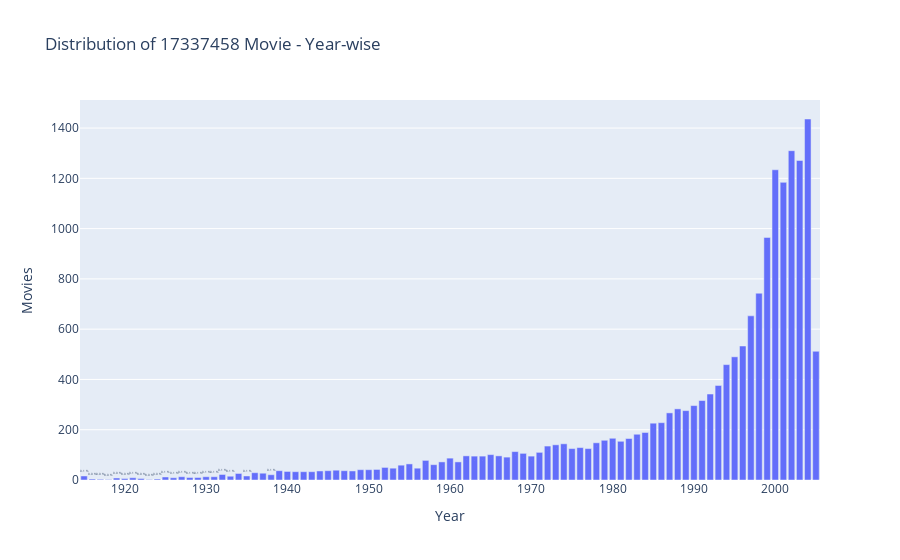

Here is the notebook cell this chart was saved with:
### Markdown cell above
#### Distribution of Movie Releases Year-wise

### Code cell
data = df_movie['Year'].value_counts()

trace = go.Bar(x = data.index,y = data.values,text = ['{:.1f} %'.format(val) for val in (data.values / df_movie.shape[0] * 100)],textposition = 'auto')

layout = dict(title = 'Distribution of {} Movie - Year-wise'.format(df_rating.shape[0]), xaxis = dict(title = 'Year'), yaxis = dict(title = 'Movies'))

fig = go.Figure(data=[trace], layout=layout)

iplot(fig)

### Figure 1 — Plotly figure (JSON) as saved in the notebook; plotly's stock layout.template omitted (floating-point values rounded to 4 significant figures)
{"data": [{"text": ["8.1 %", "7.4 %", "7.2 %", "6.9 %", "6.7 %", "5.4 %", "4.2 %", "3.7 %", "3.0 %", "2.9 %", "2.8 %", "2.6 %", "2.1 %", "1.9 %", "1.8 %", "1.7 %", "1.6 %", "1.6 %", "1.5 %", "1.3 %", "1.3 %", "1.1 %", "1.0 %", "0.9 %", "0.9 %", "0.9 %", "0.9 %", "0.8 %", "0.8 %", "0.8 %", "0.8 %", "0.7 %", "0.7 %", "0.7 %", "0.6 %", "0.6 %", "0.6 %", "0.6 %", "0.5 %", "0.5 %", "0.5 %", "0.5 %", "0.5 %", "0.5 %", "0.5 %", "0.4 %", "0.4 %", "0.4 %", "0.4 %", "0.3 %", "0.3 %", "0.3 %", "0.3 %", "0.3 %", "0.2 %", "0.2 %", "0.2 %", "0.2 %", "0.2 %", "0.2 %", "0.2 %", "0.2 %", "0.2 %", "0.2 %", "0.2 %", "0.2 %", "0.2 %", "0.2 %", "0.2 %", "0.1 %", "0.1 %", "0.1 %", "0.1 %", "0.1 %", "0.1 %", "0.1 %", "0.1 %", "0.1 %", "0.1 %", "0.1 %", "0.1 %", "0.1 %", "0.1 %", "0.0 %", "0.0 %", "0.0 %", "0.0 %", "0.0 %", "0.0 %", "0.0 %", "0.0 %"], "textposition": "auto", "type": "bar", "x": [2004, 2002, 2003, 2000, 2001, 1999, 1998, 1997, 1996, 2005, 1995, 1994, 1993, 1992, 1991, 1990, 1988, 1989, 1987, 1986, 1985, 1984, 1983, 1980, 1982, 1979, 1981, 1978, 1974, 1973, 1972, 1976, 1977, 1975, 1968, 1971, 1969, 1965, 1962, 1966, 1970, 1964, 1963, 1967, 1960, 1957, 1959, 1961, 1955, 1958, 1954, 1952, 1956, 1953, 1951, 1950, 1949, 1946, 1947, 1939, 1945, 1948, 1944, 1940, 1943, 1942, 1941, 1936, 1937, 1934, 1932, 1938, 1935, 1915, 1933, 1931, 1930, 1927, 1925, 1929, 1928, 1921, 1926, 1919, 1922, 1920, 1916, 1924, 1917, 1918, 1923], "y": [1436, 1310, 1271, 1234, 1184, 965, 743, 653, 533, 512, 490, 459, 376, 342, 316, 296, 283, 276, 267, 228, 226, 189, 182, 166, 165, 158, 154, 148, 144, 140, 135, 129, 125, 125, 113, 110, 106, 101, 96, 96, 95, 95, 95, 91, 87, 78, 72, 72, 64, 61, 59, 50, 47, 47, 42, 41, 41, 39, 37, 37, 37, 36, 36, 34, 33, 33, 33, 29, 27, 26, 22, 21, 16, 16, 15, 13, 13, 13, 12, 10, 10, 9, 9, 8, 6, 6, 4, 4, 3, 2, 2]}], "layout": {"autosize": true, "title": {"text": "Distribution of 17337458 Movie - Year-wise"}, "xaxis": {"autorange": true, "range": [1914.0, 2006.0], "title": {"text": "Year"}, "type": "linear"}, "yaxis": {"autorange": true, "range": [0, 1512.0], "title": {"text": "Movies"}, "type": "linear"}}}
